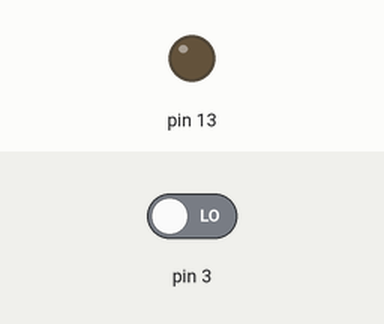
The sketch below on a simulated Arduino Uno, built with avr-gcc and run on an emulated ATmega328P. Parts: output pins drawn as LEDs (lit = HIGH). The inputs (shaded band) are chosen by the test bench; at power-on: pin 3 LOW.

Above: at 1.2 s.
1.3 s: pin 3 driven HIGH
At 2.5 s:
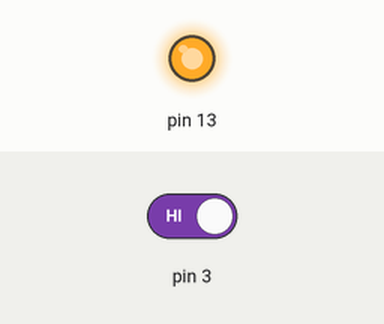
2.8 s: pin 3 driven LOW
At 4.5 s:
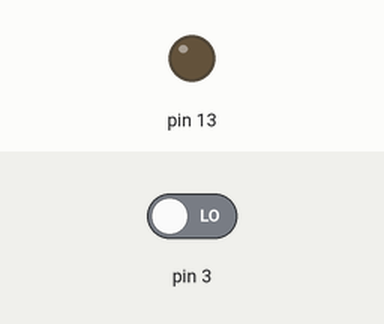
Timing chart, 0 to 6.0 s (numbered marks = the images above; inputs shaded):
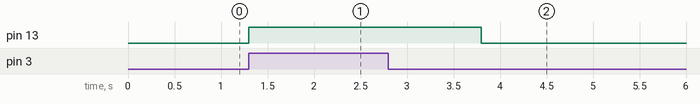

Measured:
- after the input at 1.3 s, pin 13: LOW → HIGH at once
- after the input at 2.8 s, pin 13: HIGH → LOW after 1.0 s

The sketch:

solarTest.ino
```cpp
bool pinState; //Potentially wasting one bit
bool ledState;

#define ON_TIME 1000

unsigned long int eventTime;

void setup() {
pinMode(13,OUTPUT);
pinMode(3, INPUT);
}

void loop() {
  // put your main code here, to run repeatedly:
pinState = digitalRead(3);

  if(pinState)
  {
    ledState = true;
    eventTime = millis();
  }
  if(ledState)
  {
    if(millis() - eventTime > ON_TIME)
    {
      ledState = false;
    }
  }

digitalWrite(13, ledState);

delay(100);

}
```
